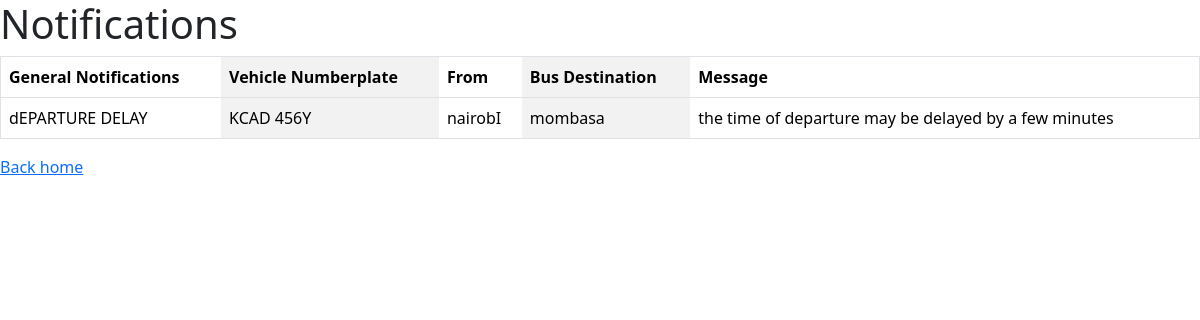
/notifications/, run on the app's committed database.
### SafariLinkApp/models.py (models this page shows)
class Notifications(models.Model):
    BusName = models.CharField(max_length=100,null=True, blank=True)
    From = models.CharField(max_length=100, null=True, blank=True)
    BusDestination = models.CharField(max_length=100,null=True,blank=True)
    message = models.CharField(max_length=100, null=True, blank=True)
    generalNotification = models.CharField(max_length=100, null=True, blank=True)

### SafariLinkApp/views.py (the view)
# urls.py: path('notifications/', views.notifications_view, name='notifications'),
def notifications_view(request):
    notifications = Notifications.objects.all()
    return render(request, 'notifications.html', {'notifications' : notifications} )

### SafariLinkApp/templates/notifications.html (shortened to what this page needs)
{% load static %}
<!DOCTYPE html>
<html lang="en">
<head>
     <link href="https://cdn.jsdelivr.net/npm/bootstrap@5.3.3/dist/css/bootstrap.min.css" rel="stylesheet">
</head>
<body>
<h1>Notifications</h1>
  <table border="1" class="table table-striped-columns">
  <tr>
        <th>General Notifications</th>
        <th>Vehicle Numberplate </th>
        <th>From</th>
        <th>Bus Destination</th>
        <th>Message</th>
    </tr>
       {% for notification in notifications %}
           <tr>
           <td>{{ notification.generalNotification }}</td>
        <td>{{ notification.BusName }}</td>
            <td>{{ notification.From }}</td>
            <td>{{ notification.BusDestination }}</td>
            <td>{{ notification.message }}</td>
        {% endfor %}
    </tr>
</table>
<a href="{{ '/login/' }}">Back home</a>
</body>
</html>

### data on the page
Notifications: generalNotification "dEPARTURE DELAY", BusName "KCAD 456Y", From "nairobI", BusDestination "mombasa", message "the time of departure may be delayed by a few minutes"
